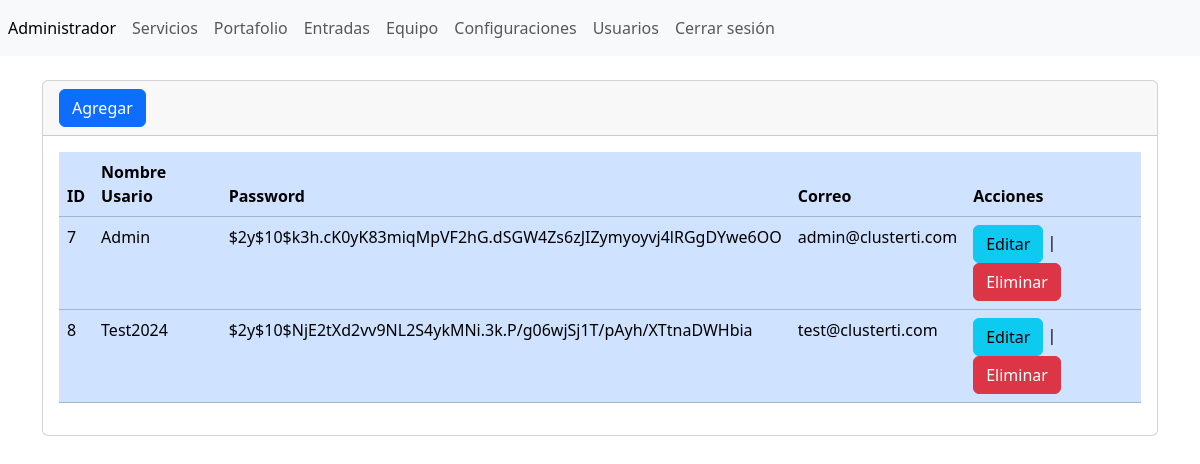
/website/admin/secciones/usuarios/index.php (signed in), run on an earlier commit of the app's database.
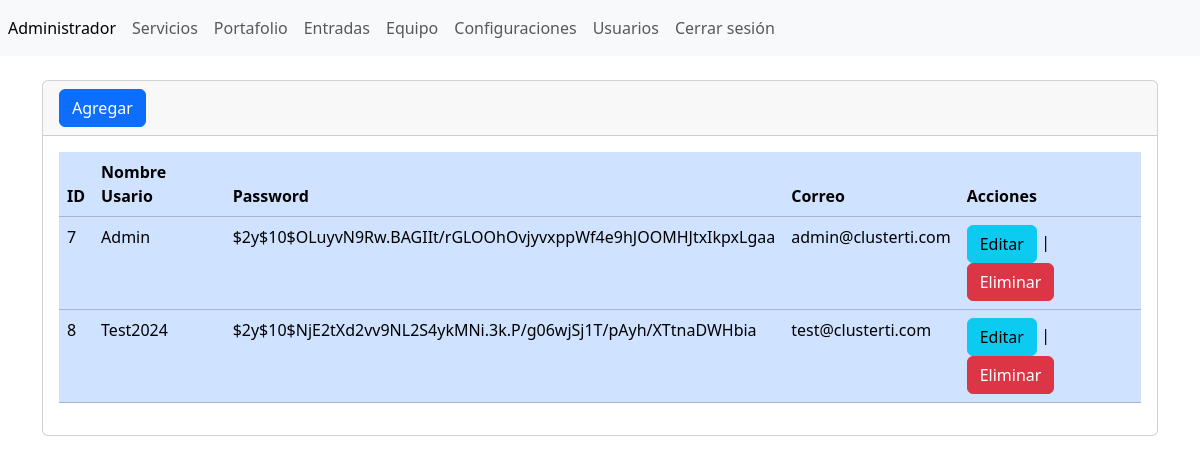
And on a later commit of the database.
### tables this page shows
CREATE TABLE `usuarios` (
  `id` int NOT NULL AUTO_INCREMENT,
  `usuario` varchar(255) NOT NULL,
  `password` varchar(255) NOT NULL,
  `correo` varchar(255) NOT NULL,
  `token` varchar(32) DEFAULT NULL,
  PRIMARY KEY (`id`)
);

### website/admin/secciones/usuarios/index.php (the view, shortened to what this page needs)
<?php
include("../../bd.php");
$sentencia=$conexion->prepare("SELECT * FROM `usuarios`");
$sentencia->execute();
$lista_usuarios=$sentencia->fetchAll(PDO::FETCH_ASSOC);
include("../../templates/header.php")
?>
<div class="card">
    <div class="card-header"> <a
            name=""
            id=""
            class="btn btn-primary"
            href="crear.php"
            role="button"
            >Agregar</a
        ></div>
    <div class="card-body">
    <div
    class="table-responsive-sm"
>
    <table
        class="table table-primary"
    >
        <thead>
            <tr>
                <th scope="col">ID</th>
                <th scope="col">Nombre Usario</th>
                <th scope="col">Password</th>
                <th scope="col">Correo</th>
                <th scope="col">Acciones</th>
            </tr>
        </thead>
        <tbody>
        <?php foreach ($lista_usuarios as $registros){?>
            <tr class="">
                <td ><?php echo $registros['id'];?></td>
                <td><?php echo $registros['usuario'];?></td>
                <td><?php echo $registros['password'];?></td>
                <td><?php echo $registros['correo'];?></td>
                <td> <a
                                name=""
                                id=""
                                class="btn btn-info"
                                href="editar.php?txtID=<?php echo $registros['id'];?>"
                                role="button"
                                >Editar</a
                            >
                            |
                            <a
                                name=""
                                id=""
                                class="btn btn-danger"
                                href="index.php?txtID=<?php echo $registros['id'];?>"
                                role="button"
                                >Eliminar</a
                            >
                        </td>
            </tr>
            <?php }?>
        </tbody>
    </table>
</div>
    </div>
</div>
<?php
include("../../templates/footer.php")
?>

What changed in the data, as far as the page shows it:
changed usuarios "Admin": password "$2y$10$k3h.cK0yK83miqMpVF2hG.dSGW4Zs6zJIZymyoyvj4lRGgDYwe6OO" → "$2y$10$OLuyvN9Rw.BAGIIt/rGLOOhOvjyvxppWf4e9hJOOMHJtxIkpxLgaa"
